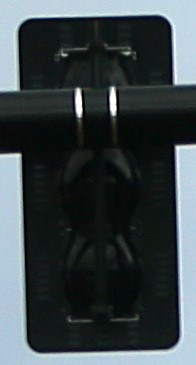
#> input picture test_resources/back.jpg, 196 x 365 px
$ python -i preprocessing.py   (imports and definitions only)
#> lines starting #> are read from the running program, lines starting #| are printed output that depends on the picture
#> further down, picture is the input picture: shape (365, 196, 3); mean B, G, R 72.8, 69.7, 60.7
import numpy as np
import cv2

IMG_FINAL_SIZE = (75, 40)


# [30 lines left out: functions resize_image, normalize_img, not called in this run]


def histogram_equalization(img):
  """
  Parameters
  ----------

  img -- a numpy array representing an RGB img

  Returns
  -------

  img of equalized grayscale
  """

  img = cv2.cvtColor(img, cv2.COLOR_BGR2HSV)
#> img: shape (365, 196, 3); mean H, S, V 88.1, 66.5, 73.8

  img[:, :, -1] = cv2.equalizeHist(img[:, :, -1])
#> img: shape (365, 196, 3); mean H, S, V 88.1, 66.5, 130.3

  return cv2.cvtColor(img, cv2.COLOR_HSV2BGR)
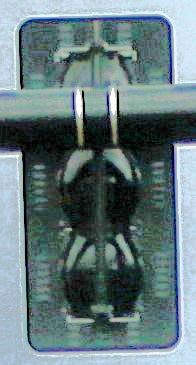
#> returned value: shape (365, 196, 3); mean B, G, R 126.2, 123.1, 101.8


# [40 lines left out: functions blur, preprocess_img, pipeline, not called in this run]

>>> import cv2
>>> picture = cv2.imread('test_resources/back.jpg')
>>> result = histogram_equalization(picture)

$ run again, on test_resources/green.jpg
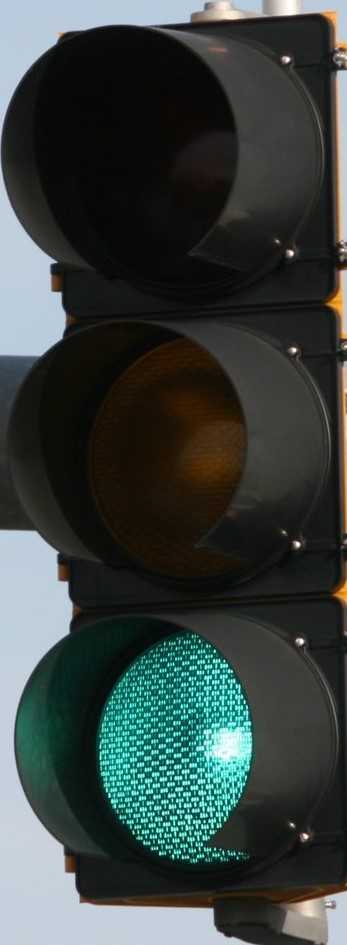
#> input picture test_resources/green.jpg, 347 x 945 px
#> picture is the input picture: shape (945, 347, 3); mean B, G, R 64, 67, 57.2
#> in histogram_equalization, `return cv2.cvtColor(img, cv2.COLOR_HSV2BGR)`:
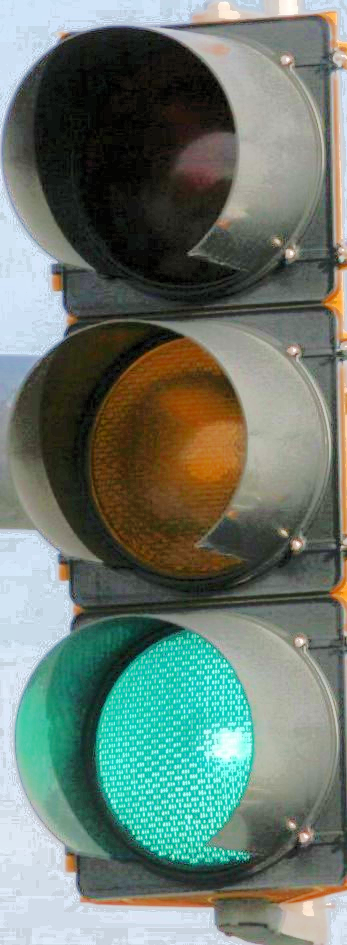
#> returned value: shape (945, 347, 3); mean B, G, R 111.1, 121.3, 106.1

$ run again, on test_resources/red.jpg
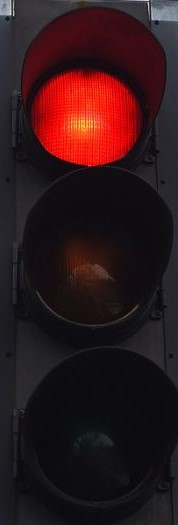
#> input picture test_resources/red.jpg, 178 x 525 px
#> picture is the input picture: shape (525, 178, 3); mean B, G, R 26.5, 23, 46
#> in histogram_equalization, `return cv2.cvtColor(img, cv2.COLOR_HSV2BGR)`:
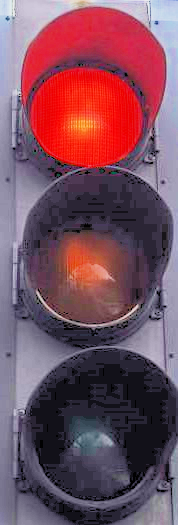
#> returned value: shape (525, 178, 3); mean B, G, R 94.1, 78.4, 121
